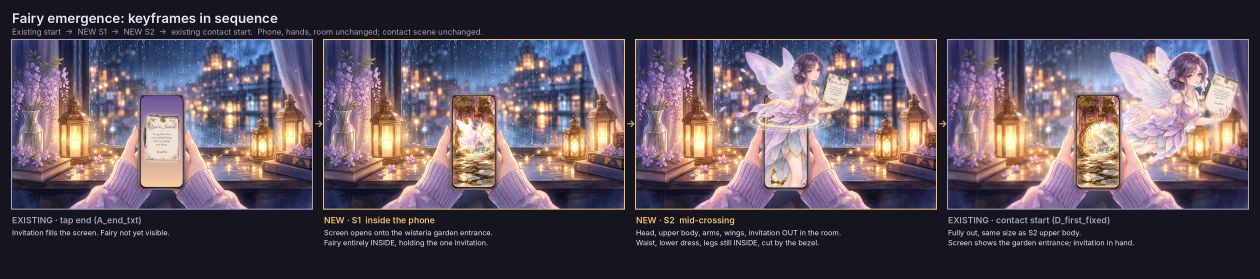
#> input picture cinematic/contact_scene/emergence_keys/EMERGE_keyframes_sequence.jpg, 3780 x 836 px, given in place of A_notif_ref.png, which was not available (shown at 1/3 size)
$ python gen_takes.py
#> lines starting #> are read from the running program, lines starting #| are printed output that depends on the picture; pictures that were not available may be replaced by others from this repository, and a replacement may not be noted
### cinematic/film_v1/tools/fal.py
"""fal.ai client for the PetalPal film: queue submit, poll, download, and a hard budget guard.
Every paid call is checked against ledger.json (list-price estimates) and refused if it would exceed CAP_USD.
The API key comes from FAL_KEY or the staged .fal_key.txt; it is never printed or written anywhere.
"""
import base64, io, json, mimetypes, os, sys, time, threading, urllib.request, urllib.error
ROOT = os.path.dirname(os.path.dirname(os.path.abspath(__file__)))
LEDGER = os.path.join(ROOT, 'ledger.json'); CAP_USD = 30.00
KEYFILE = '/mnt/user-data/uploads/Petalpal/cinematic/poc03_shot2C_motion/.fal_key.txt'
_lock = threading.Lock()

def _key():
    k = os.environ.get('FAL_KEY')
    if not k: k = open(KEYFILE, 'rb').read().decode('utf-8-sig').strip()
    return k

def ledger():
    return json.load(open(LEDGER)) if os.path.exists(LEDGER) else {'cap_usd': CAP_USD, 'entries': []}

def spent():
    return round(sum(e['usd_est'] for e in ledger()['entries'] if e.get('status') != 'refused'), 3)

def _record(entry):
    with _lock:
        L = ledger(); L['entries'].append(entry); json.dump(L, open(LEDGER, 'w'), indent=1)

def data_uri(path, max_side=None, jpeg_q=None):
#> called with max_side = 1920, jpeg_q = 95
    from PIL import Image
    im = Image.open(path)
#> im is the input picture: PIL image 3780x836 RGB; mean R, G, B 92.4, 80, 90.9
    if max_side and max(im.size) > max_side:
        im.thumbnail((max_side, max_side), Image.LANCZOS)
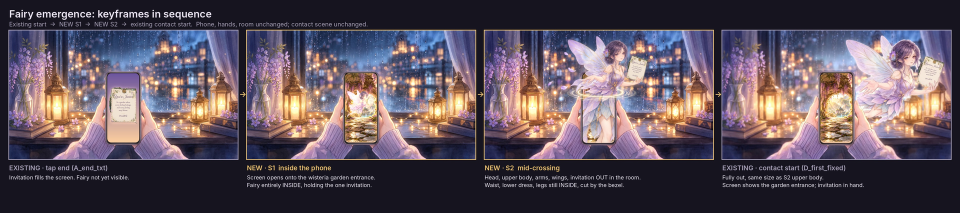
#> im: PIL image 1920x425 RGB (shown at 1/2 size); mean R, G, B 92.4, 80, 90.9
    b = io.BytesIO()
    if jpeg_q:
        im.convert('RGB').save(b, 'JPEG', quality=jpeg_q, subsampling=0); mt = 'image/jpeg'
    else:
        im.save(b, 'PNG'); mt = 'image/png'
    return 'data:%s;base64,%s' % (mt, base64.b64encode(b.getvalue()).decode())

def _call(url, body=None):
    req = urllib.request.Request(url, data=None if body is None else json.dumps(body).encode(), method='GET' if body is None else 'POST',
                                 headers={'Authorization': 'Key ' + _key(), 'Content-Type': 'application/json'})
    with urllib.request.urlopen(req, timeout=180) as r: return json.loads(r.read())

def run(endpoint, payload, usd_est, label, out_dir, poll=6, timeout_s=1800):
    """Submit one paid job. Returns (result_json, [downloaded paths]). Refuses if over budget."""
    if os.path.exists(os.path.join(ROOT, 'PAID_GENERATION_LOCKED')):
        allow = os.path.join(ROOT, 'PILOT_ALLOWANCE.json')
        ok = False
        if os.path.exists(allow):
            A = json.load(open(allow))
            used = sum(e['usd_est'] for e in ledger()['entries'] if e.get('pilot') == A['name'] and e.get('status') != 'rejected_at_submit')
            ok = label in A['labels'] and label not in A.get('consumed', []) and used + usd_est <= A['max_usd'] + 1e-9
        if not ok:
            print('REFUSED %s: paid generation is locked by the owner (only an owner-authorised pilot allowance can pass)' % label); return None, []
        A.setdefault('consumed', []).append(label); json.dump(A, open(allow, 'w'), indent=1)   # each label runs once: no retries
        payload_pilot = A['name']
    else:
        payload_pilot = None
    with _lock:
        cur = spent()
        if cur + usd_est > CAP_USD + 1e-9:
            print('REFUSED %s: would bring spend to $%.2f > cap $%.2f' % (label, cur + usd_est, CAP_USD)); return None, []
        L = ledger(); entry = dict(label=label, endpoint=endpoint, usd_est=round(usd_est, 4), status='submitted', t=time.strftime('%Y-%m-%dT%H:%M:%S'), pilot=payload_pilot)
        L['entries'].append(entry); json.dump(L, open(LEDGER, 'w'), indent=1); idx = len(L['entries']) - 1
    def upd(**kw):
        with _lock:
            L = ledger(); L['entries'][idx].update(kw); json.dump(L, open(LEDGER, 'w'), indent=1)
    try:
        r = _call('https://queue.fal.run/' + endpoint, payload)
    except urllib.error.HTTPError as e:
        msg = e.read().decode()[:500]; upd(status='rejected_at_submit', usd_est=0.0, error=msg)  # rejected before running: not billed
        print('SUBMIT-ERROR %s: HTTP %s %s' % (label, e.code, msg)); return None, []
    upd(request_id=r.get('request_id'), status_url=r.get('status_url'), response_url=r.get('response_url')); t0 = time.time()
    while True:
        time.sleep(poll)
        try: s = _call(r['status_url'])
        except Exception as e: print('poll warn', label, e); continue
        st = s.get('status')
        if st == 'COMPLETED': break
        if st not in ('IN_QUEUE', 'IN_PROGRESS') or time.time() - t0 > timeout_s:
            upd(status='failed', detail=str(s)[:300]); print('FAILED', label, s); return None, []
    try:
        res = _call(r['response_url'])
    except urllib.error.HTTPError as e:
        msg = e.read().decode()[:500]; upd(status='failed_result', error=msg); print('RESULT-ERROR', label, msg); return None, []
    os.makedirs(out_dir, exist_ok=True); paths = []
    files = []
    for k in ('images', 'videos'):
        for i, f in enumerate(res.get(k) or []): files.append(f)
    for k in ('image', 'video', 'audio', 'audio_file'):
        if isinstance(res.get(k), dict): files.append(res[k])
    for i, f in enumerate(files):
        url = f['url']; ext = os.path.splitext(url.split('?')[0])[1] or mimetypes.guess_extension(f.get('content_type', '')) or '.bin'
        dst = os.path.join(out_dir, '%s%s%s' % (label, '' if len(files) == 1 else '_%d' % (i + 1), ext))
        urllib.request.urlretrieve(url, dst); paths.append(dst)
    upd(status='completed', outputs=[os.path.relpath(p, ROOT) for p in paths], seconds=round(time.time() - t0))
    print('DONE %s -> %s  (est $%.3f; batch total est $%.2f)' % (label, ', '.join(os.path.basename(p) for p in paths), usd_est, spent()))
    return res, paths

### cinematic/contact_scene/tools/gen_takes.py
"""Contact scene takes A-E (paid, one take each, no retries). Pinned start/end frames; the fairy as a character element
(approved master front + Pose A + Reach). Kling 3.0 Pro i2v for A (no character), Kling O3 Pro reference-to-video for B-E."""
import sys, time, threading; sys.path.insert(0, '/mnt/user-data/outputs/film_v1/tools'); import fal
C = '/mnt/user-data/outputs/contact/'; K = '/mnt/user-data/outputs/keypose_pilot/'
O3 = 'fal-ai/kling-video/o3/pro/reference-to-video'; V3 = 'fal-ai/kling-video/v3/pro/image-to-video'
def img(p): return fal.data_uri(p, 1920, 95)
#> call 2 of data_uri, with max_side = 1920, jpeg_q = 95
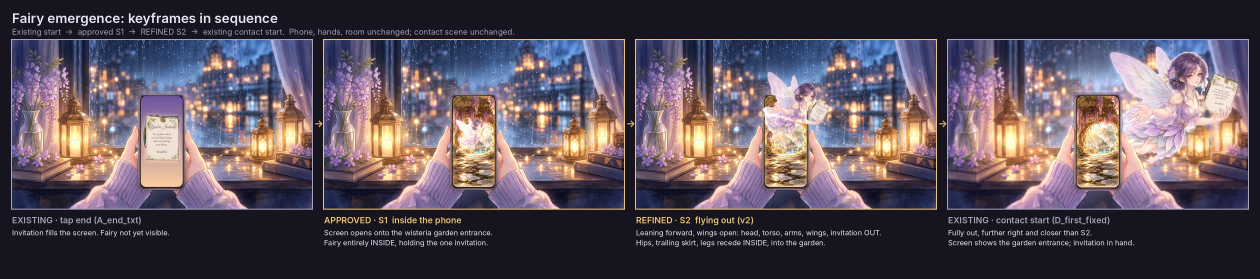
#> input picture cinematic/contact_scene/emergence_keys/EMERGE_keyframes_sequence_v2.jpg, 3780 x 836 px, given in place of A_end.png, which was not available (shown at 1/3 size)
#> in data_uri, im is the input picture: PIL image 3780x836 RGB; mean R, G, B 91, 79.5, 90
#> in data_uri (call 2), `im.thumbnail((max_side, max_side), Image.LANCZOS)`:
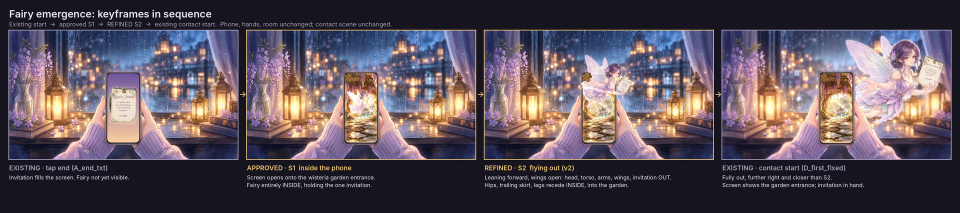
#> im: PIL image 1920x425 RGB (shown at 1/2 size); mean R, G, B 91, 79.5, 90
EL = lambda: [dict(frontal_image_url=fal.data_uri(K + 'refs/master_on_paper.png', None, 95),
                   reference_image_urls=[fal.data_uri(K + 'approved/fairy_poseA_approved.png', None, 95), img(K + 'approved/fairy_reach_approved.png')])]
STYLE = (" Dreamy midnight-blue rainy night room, warm golden lantern light, soft watercolour-anime illustration style, premium animated fantasy film. "
         "Strict first-person point of view: the camera is the viewer's own eyes; only the viewer's hands and lavender knit sleeves are ever visible, never a face or body of the viewer. ")
FAIRY = ("The fairy keeps exactly the same identity in every frame: the same delicate face, grey-violet eyes, plum-violet hair in a low braided updo with the violet crocus ornament, "
         "the same translucent wings, violet petal dress and gold jewellery. Anatomically correct hands with five fingers. ")
NEG = (" Smooth, continuous, natural motion. No morphing, no flicker, no crossfade, no flash, no face change, no extra fingers, no rubbery hands, no text changes, no camera shake.")
SHOTS = {
 'contact_A': (V3, 'frames/A_notif_ref.png', 'frames/A_end.png', False, '5',
   "The viewer holds the phone in both hands by the rainy window. A PetalPal notification on the lock screen glows softly; the viewer's right thumb moves naturally onto it and taps it gently; "
   "the screen opens into a glowing ornate floral invitation card and its warm golden light begins to spill onto the viewer's hands and the window sill. Rain runs down the glass, the lanterns flicker softly, the city bokeh twinkles. "
   "The hands hold the phone steadily with only subtle natural movement; the camera stays almost still." + STYLE + NEG),
 'contact_B': (O3, 'frames/A_end.png', 'frames/B_end_A01_f000.png', True, '5',
   "@Element1 emerges from the glowing phone screen. The invitation on the screen brightens and a soft magical opening of golden light forms within the screen; golden motes and a few lavender petals rise out of it; "
   "@Element1 rises gracefully out of the light, small at first, gaining depth and presence as she floats up out of the phone into the room and settles in the air beside the phone in front of the rainy window, "
   "the ornate invitation card floating up out of the screen beside her. The viewer's hands keep holding the phone, which keeps glowing as an open portal. " + FAIRY + STYLE + NEG),
 'contact_C': (O3, 'frames/C_start_A01_f167.png', 'stills/contact_SC.png', True, '5',
   "@Element1 floats in the air beside the glowing phone in front of the rainy window, already reaching her open right hand toward the viewer. With her left hand she gracefully takes the ornate invitation card floating beside her "
   "and holds it at her side, while her right hand stays gently extended toward the viewer in an inviting gesture; she smiles warmly at the viewer; her wings move softly and her petal dress sways. "
   "The viewer's hands keep holding the glowing phone in the foreground. " + FAIRY + STYLE + NEG),
 'contact_D': (O3, 'stills/contact_SC.png', 'stills/contact_SD_fixed.png', True, '4',
   "The viewer's right hand lets go of the phone and reaches up toward @Element1 from the lower right of the frame, with natural perspective and anatomy; @Element1 leans slightly toward the viewer "
   "and her open right hand meets the viewer's hand: her slender fingers gently close around the viewer's fingers in a clear, tender hand-hold. At the moment of contact warm golden light flows through their joined hands, "
   "followed by delicate lavender petals and flowing golden particles. She keeps the invitation in her left hand and smiles. The viewer's left hand keeps holding the phone. " + FAIRY + STYLE + NEG),
 'contact_E': (O3, 'stills/contact_SD_fixed.png', 'frames/E_end_K03orb_f000.png', True, '5',
   "Holding the viewer's hand, @Element1 gently turns and guides the viewer toward the glowing phone portal; the first-person camera follows the pull naturally, moving forward and down into the golden light of the screen "
   "as lavender petals and golden particles swirl past the camera; the camera passes through the portal and arrives in a wisteria-covered stone passage glowing with soft sunlight, ending exactly on the final frame. " + FAIRY + STYLE + NEG),
}
def body(lab):
    ep, s, e, el, dur, prompt = SHOTS[lab]
    b = dict(prompt=prompt, duration=dur, generate_audio=False, start_image_url=img(C + s), end_image_url=img(C + e))
    if ep == V3: b.update(negative_prompt='blur, distort, low quality, morphing, extra fingers, text changes', cfg_scale=0.6)
    else: b['aspect_ratio'] = '16:9'
    if el: b['elements'] = EL()
    return ep, b, 0.112 * int(dur)
if __name__ == '__main__':
    labs = sys.argv[1:] or list(SHOTS); ts = []
    for lab in labs:
#> (the run stopped early here; a loop or call above may not have finished)
